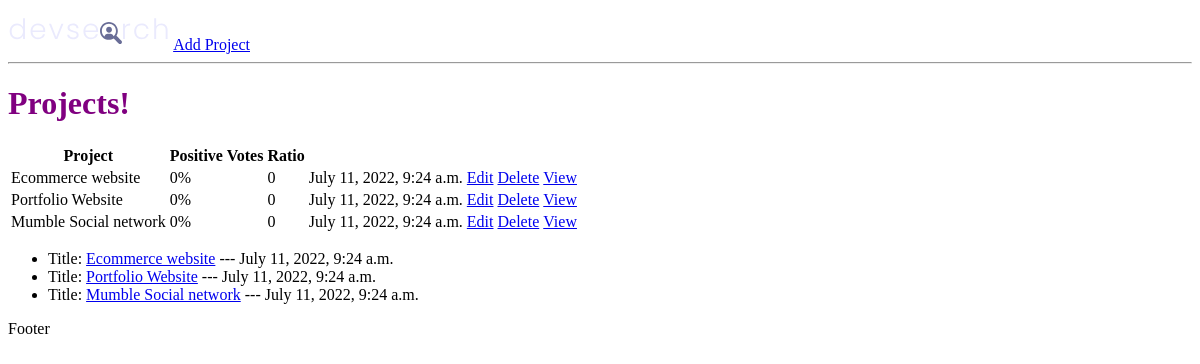
/, run on an earlier commit of the app's database.
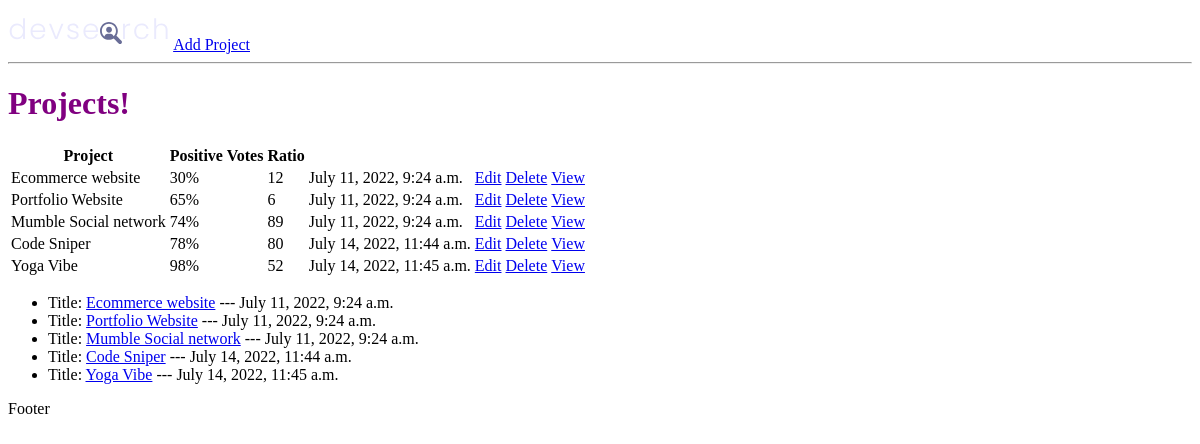
And on a later commit of the database.
### projects/models.py (models this page shows, shortened)
class Project(models.Model):
    title = models.CharField(max_length=200)  # Required field
    description = models.TextField(
        null=True, blank=True)  # Not a required field
    featured_image = models.ImageField(
        null=True, blank=True, default="default.jpg")
    demo_link = models.CharField(max_length=2000, null=True, blank=True)
    source_link = models.CharField(max_length=2000, null=True, blank=True)
    tags = models.ManyToManyField('Tag', blank=True)
    vote_total = models.IntegerField(default=0, null=True, blank=True)
    vote_ratio = models.IntegerField(default=0, null=True, blank=True)
    created = models.DateTimeField(auto_now_add=True)
    id = models.UUIDField(default=uuid.uuid4, unique=True,
                          primary_key=True, editable=False)

### projects/views.py (the view)
# urls.py: path('', include('projects.urls'))
def projects(request):
    projects = Project.objects.all()
    context = {'projects': projects}
    return render(request, 'projects/projects.html', context)

### projects/templates/projects/projects.html
{% extends 'main.html' %}
{% block content %}
<h1>Projects!</h1>
<table>
  <tr>
    <th>Project</th>
    <th>Positive Votes</th>
    <th>Ratio</th>
    <th></th>
    <th></th>
  </tr>
  {% for project in projects %}
  <tr>
    <td>{{project.title}}</td>
    <td>{{project.vote_ratio}}%</td>
    <td>{{project.vote_total}}</td>
    <td>{{project.created}}</td>
    <td><a href="{% url 'update-project' project.id %}">Edit</a></td>
    <td><a href="{% url 'delete-project' project.id %}">Delete</a></td>
    <td><a href="{% url 'project' project.id %}">View</a></td>
  </tr>
  {% endfor %}
</table>
<ul>
  {% for project in projects %}
  <li>
    Title: <a href="{% url 'project' project.id %}">{{project.title}}</a> ---
    {{project.created}}
  </li>
  {% endfor %}
</ul>
{% endblock content%}

### templates/main.html (shortened to what this page needs)
<!DOCTYPE html>
{% load static %}
<html>
  <head>
    <link
      rel="stylesheet"
      type="text/css"
      media="screen"
      href="{% static 'styles/main.css' %}"
    />
  </head>
  <body>
    {% include 'navbar.html' %}
    {% block content %}{% endblock content%}
    <p>Footer</p>
  </body>
</html>

### templates/navbar.html
{% load static %}
<img src="{% static 'images/logo.svg' %}" />
<a href="{% url 'create-project' %}">Add Project</a>
<hr />

### static/styles/main.css (style rules this page uses)
h1 { color: purple; }

What changed in the data, as far as the page shows it:
changed Project "Ecommerce website": vote_ratio "0" → "30"; vote_total "0" → "12"
changed Project "Portfolio Website": vote_ratio "0" → "65"; vote_total "0" → "6"
changed Project "Mumble Social network": vote_ratio "0" → "74"; vote_total "0" → "89"
added Project: title "Code Sniper", vote_ratio "78", vote_total "80", created "July 14, 2022, 11:44 a.m."
added Project: title "Yoga Vibe", vote_ratio "98", vote_total "52", created "July 14, 2022, 11:45 a.m."
